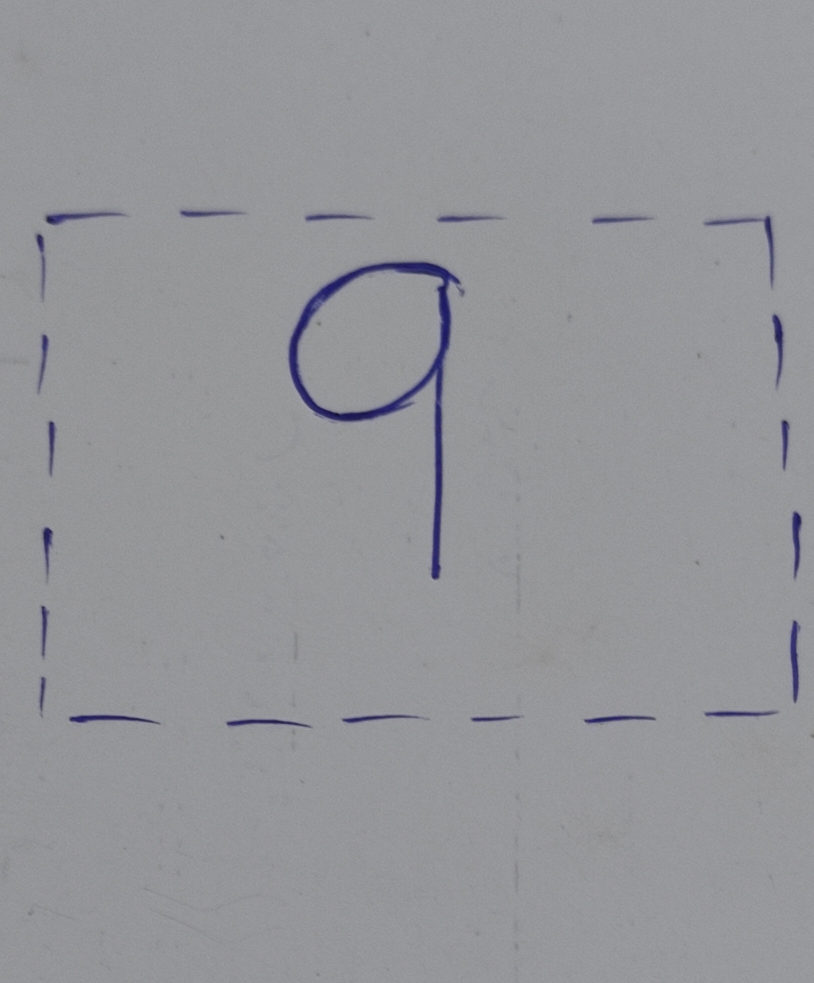
#> input picture Task 2/sample_image.jpg, 1627 x 1966 px, found by its file name (shown at 1/2 size)
$ jupyter execute --allow-errors 'Image Recognition.ipynb'
#> lines starting #> are read from the running program, lines starting #| are printed output that depends on the picture
[cell 1]
import tensorflow as tf
import matplotlib.pyplot as plt
import numpy as np

<b>Import MNIST dataset

[cell 2]
mnist = tf.keras.datasets.mnist

<b>Normalize the pixel values of training and test images

#> (a cell that did not finish here is left out)

<b>Reshape the training and test images

#> (a cell that did not finish here is left out)

#> (a cell that did not finish here is left out)

[cell 6]
from tensorflow.keras.models import Sequential
from tensorflow.keras.layers import Dense, Dropout, Activation, Flatten, Conv2D, MaxPooling2D

<b>Creating a new sequential model

#> (a cell that did not finish here is left out)

#> (a cell that did not finish here is left out)

#> (a cell that did not finish here is left out)

<b>Training the model

#> (a cell that did not finish here is left out)

<b>Evaluating the accuracy on the test data

#> (a cell that did not finish here is left out)

[cell 12]
import cv2
img2 = cv2.imread('/content/sample_image.jpg')
#> img2 is the input picture: shape (1966, 1627, 3); mean B, G, R 153, 149.1, 148.5
#binary image
ret, img1 = cv2.threshold(img2, 75, 255, cv2.THRESH_BINARY)
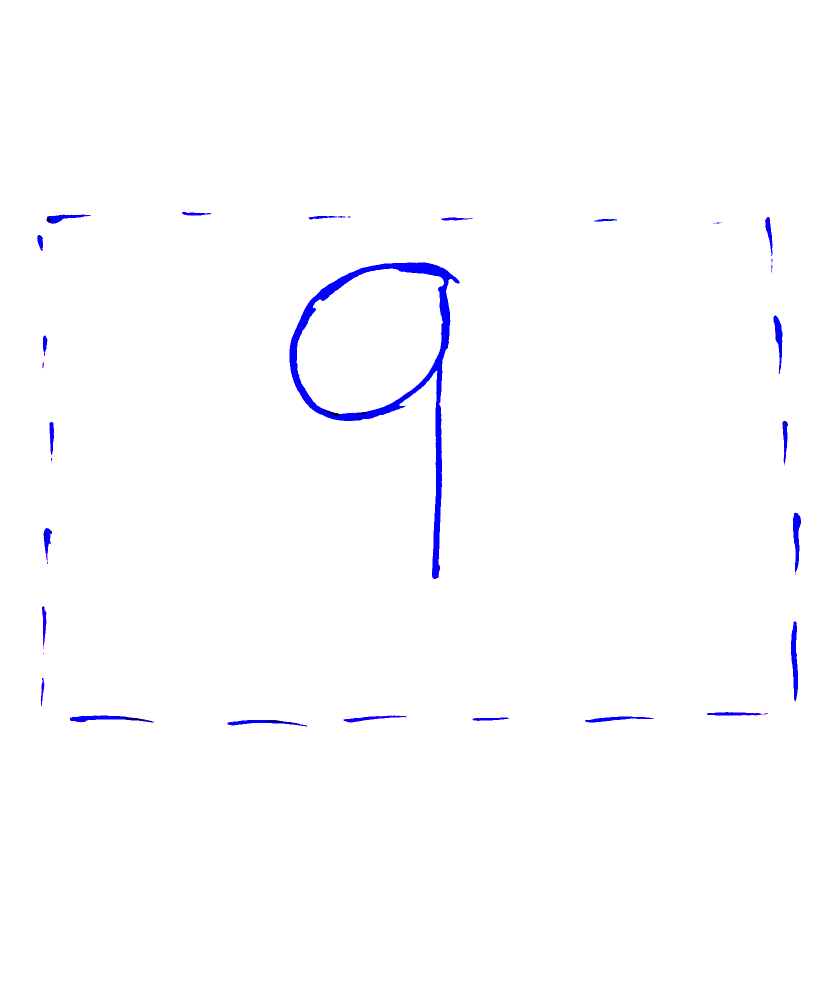
#> img1: shape (1966, 1627, 3) (shown at 1/2 size); mean B, G, R 255, 252.4, 252.5
# invert binary image
img = cv2.bitwise_not(img1)
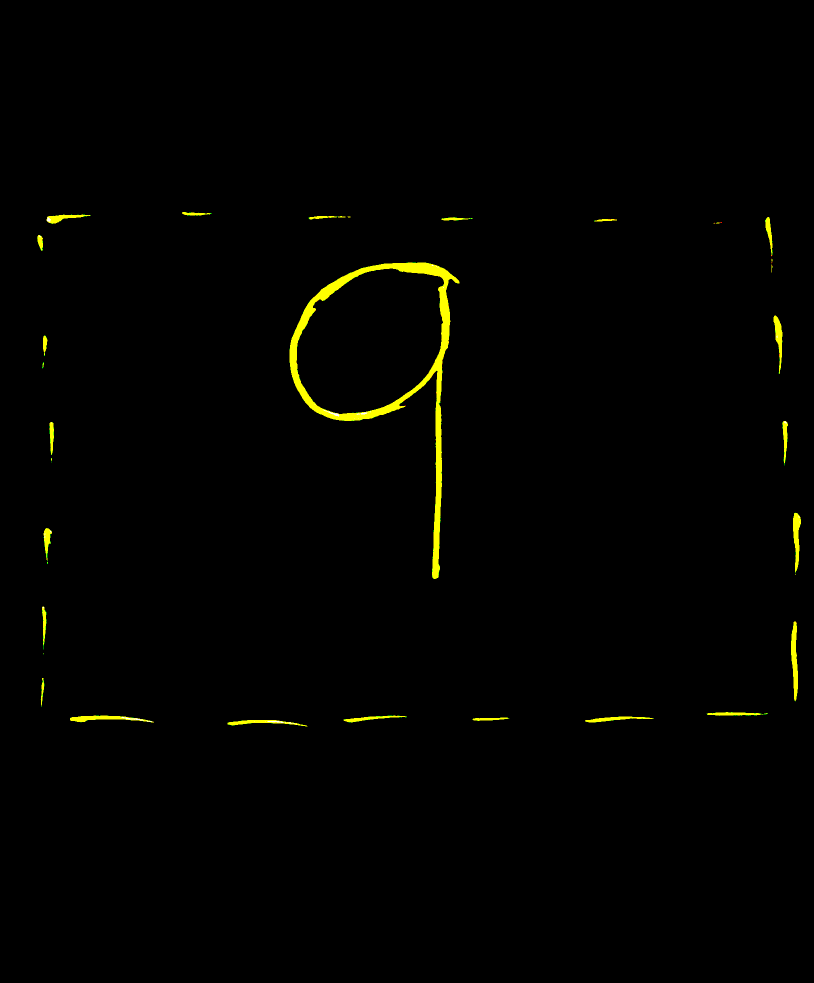
#> img: shape (1966, 1627, 3) (shown at 1/2 size); mean B, G, R 0, 2.6, 2.5
plt.subplot(221)
plt.imshow(img2)
plt.subplot(222)
plt.imshow(img1)
plt.subplot(223)
plt.imshow(img)
# Converting to grayscale
gray = cv2.cvtColor(img, cv2.COLOR_BGR2GRAY)
gray.shape
# Resizing to a 28x28 image
resized = cv2.resize(gray, (28,28), interpolation = cv2.INTER_AREA)
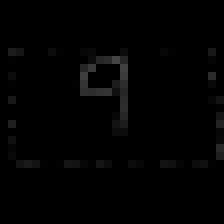
#> resized: shape (28, 28) (shown 8 times larger); min 0, max 69, mean 2.3
resized.shape
#ret, bw_img = cv2.threshold(resized, 80, 255, cv2.THRESH_BINARY)
plt.subplot(224)
plt.imshow(resized)
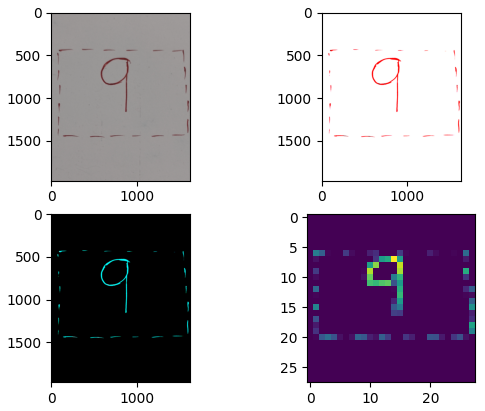
#> figure drawn by matplotlib, 4 panels; B, G, R data is drawn as R, G, B
